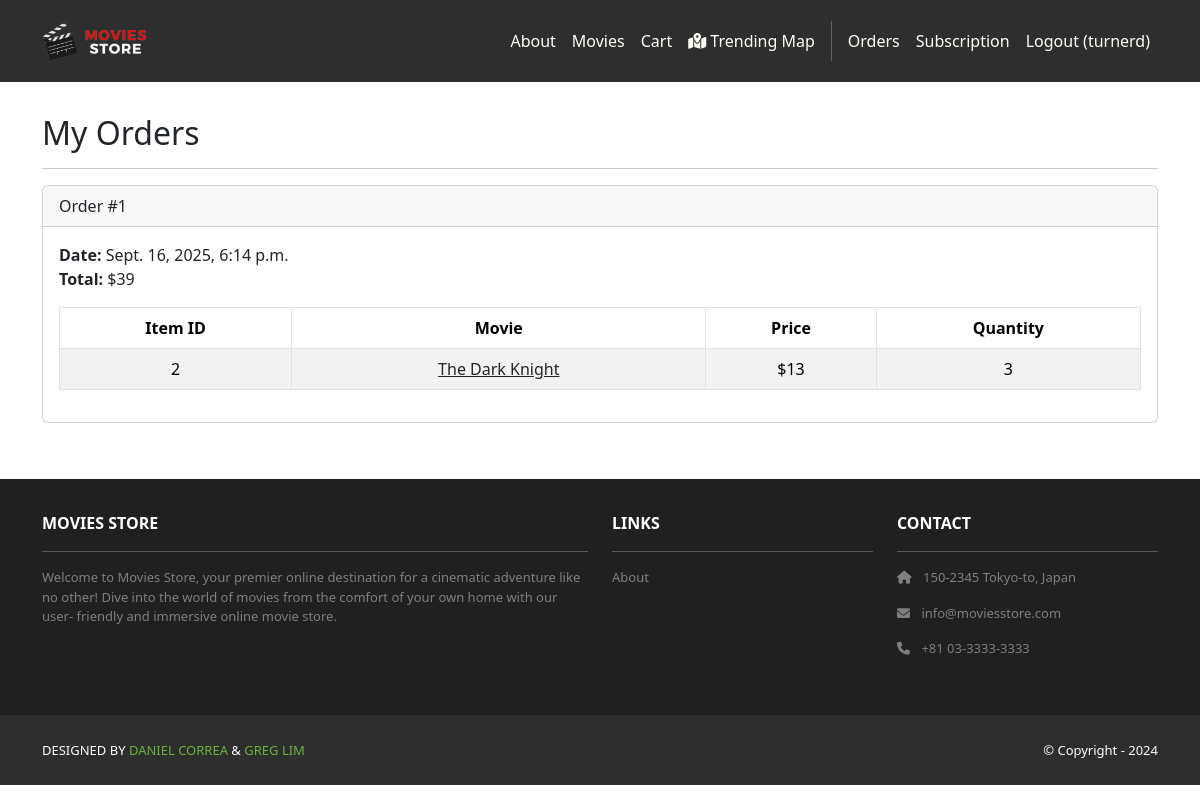
The page /accounts/orders/ (signed in) on the database its author committed.
### cart/models.py (models this page shows, shortened)
class Order(models.Model):
    id = models.AutoField(primary_key=True)
    total = models.IntegerField()
    date = models.DateTimeField(auto_now_add=True)
    user = models.ForeignKey(User,
        on_delete=models.CASCADE)
    region = models.CharField(max_length=100, blank=True, null=True)
    latitude = models.FloatField(blank=True, null=True)
    longitude = models.FloatField(blank=True, null=True)

class Item(models.Model):
    id = models.AutoField(primary_key=True)
    price = models.IntegerField()
    quantity = models.IntegerField()
    order = models.ForeignKey(Order,
        on_delete=models.CASCADE)
    movie = models.ForeignKey(Movie,
        on_delete=models.CASCADE)

### movies/models.py (models this page shows, shortened)
class Movie(models.Model):
    id = models.AutoField(primary_key=True)
    name = models.CharField(max_length=255)
    price = models.IntegerField()
    description = models.TextField()
    image = models.ImageField(upload_to='movie_images/')

### accounts/views.py (the view)
# urls.py: path('orders/', views.orders, name='accounts.orders'),
@login_required
def orders(request):
    template_data = {}
    template_data['title'] = 'Orders'
    template_data['orders'] = request.user.order_set.all()
    return render(request, 'accounts/orders.html',
        {'template_data': template_data})

### accounts/templates/accounts/orders.html
{% extends 'base.html' %}
{% block content %}
<div class="p-3">
  <div class="container">
    <div class="row mt-3">
      <div class="col mx-auto mb-3">
        <h2>My Orders</h2>
        <hr />
        {% for order in template_data.orders %}
        <div class="card mb-4">
          <div class="card-header">
            Order #{{ order.id }}
          </div>
          <div class="card-body">
            <b>Date:</b> {{ order.date }}<br />
            <b>Total:</b> ${{ order.total }}<br />
            <table class="table table-bordered
              table-striped text-center mt-3">
              <thead>
                <tr>
                  <th scope="col">Item ID</th>
                  <th scope="col">Movie</th>
                  <th scope="col">Price</th>
                  <th scope="col">Quantity</th>
                </tr>
              </thead>
              <tbody>
                {% for item in order.item_set.all %}
                <tr>
                  <td>{{ item.movie.id }}</td>
                  <td>
                    <a class="link-dark"
                      href="{% url 'movies.show'
                      id=item.movie.id %}">
                      {{ item.movie.name }}
                    </a>
                  </td>
                  <td>${{ item.movie.price }}</td>
                  <td>{{ item.quantity }}</td>
                </tr>
                {% endfor %}
              </tbody>
            </table>
          </div>
        </div>
        {% endfor %}
      </div>
    </div>
  </div>
</div>
{% endblock content %}

### moviesstore/templates/base.html (shortened to what this page needs)
<!DOCTYPE html>
<html>
    {% load static %}
  <head>
    <link href=
      "https://cdn.jsdelivr.net/npm/bootstrap@5.3.3/dist/css/bootstrap.min.css" rel="stylesheet"
>
    <link rel=
      "stylesheet"  href="https://cdnjs.cloudflare.com/ajax/libs/font-awesome/6.1.1/css/all.min.css">
    <link rel="stylesheet" type="text/css"
        href="{% static 'css/style.css' %}">
  </head>
  <body>
    <nav class="p-3 navbar navbar-dark bg-dark navbar-expand-lg">
 <div class="container">
   <a class="navbar-brand"
      href="{% url 'home.index' %}">
     <img src="{% static 'img/logo.png' %}" alt="logo"
          height="40" />
   </a>
   <div class="collapse navbar-collapse"
        id="navbarNavAltMarkup">
     <div class="navbar-nav ms-auto navbar-ml">
       <a class="nav-link"
          href="{% url 'home.about' %}">About</a>
       <a class="nav-link" href=
          "{% url 'movies.index' %}">Movies</a>
       <a class="nav-link"
          href="{% url 'cart.index' %}">Cart</a>
       {% if user.is_authenticated %}
       <a class="nav-link"
          href="{% url 'cart.map' %}"><i class="fas fa-map-marked-alt"></i> Trending Map</a>
       {% endif %}
          {% if user.is_authenticated %}
       <a class="nav-link"
          href="{% url 'accounts.orders' %}">Orders
        </a>
       <a class="nav-link"
          href="{% url 'accounts.subscription' %}">Subscription
        </a>
       <a class="nav-link"
          href="{% url 'accounts.logout' %}">Logout ({{user.username }})</a>
       {% endif %}
     </div>
   </div>
 </div>
</nav>
    <div>
      {% block content %}
      {% endblock content %}
    </div>
    <section class="p-3 ms-footer d-none d-md-block">
        <div class="container">
          <div class="row mt-3 text-white">
            <div class="col-md-6 col-lg-6 col-xl-6
                 mx-auto mb-4">
              <b>MOVIES STORE</b>
              <hr />
              <p>
                Welcome to Movies Store, your premier online
                destination for a cinematic adventure like no
                other! Dive into the world of movies from the
                comfort of your own home with our user-
                friendly and immersive online movie store.
              </p>
            </div>
            <div class="col-md-3 col-lg-3 col-xl-3
                 mx-auto mb-4">
              <b>LINKS</b>
              <hr />
              <p><a class="nav-link"
                href="{% url 'home.about' %}">
                About
              </a></p>
            </div>
            <div class="col-md-3 col-lg-3 col-xl-3 mx-auto
                 mb-4">
              <b>CONTACT</b>
              <hr />
              <p><i class="fas fa-home me-2"></i>
                150-2345 Tokyo-to, Japan
              </p>
              <p><i class="fas fa-envelope me-2"></i>
                info@moviesstore.com
              </p>
              <p><i class="fas fa-phone me-2"></i>
                +81 03-3333-3333
              </p>
            </div>
          </div>
        </div>
      </section>
      <section class="p-3 ms-footer-bottom bg-dark">
        <div class="container d-flex
             justify-content-between">
          <div class="me-5 text-white">
            <span>DESIGNED BY
              <a href="https://www.x.com/danielgarax"
              target="_blank">DANIEL CORREA</a> &
              <a href="https://www.x.com/greglim81"
              target="_blank">GREG LIM</a>
            </span>
          </div>
          <div class="text-white">
            <span>© Copyright - 2024</span>
          </div>
        </div>
      </section>
  </body>
</html>

### moviesstore/static/css/style.css (style rules this page uses)
.navbar a.nav-link { color: #FFFEF6 !important; }
.bg-dark { background-color: #2E2E2E !important; }
.ms-footer { background-color: #202020; }
.ms-footer p { color: #7F7F7F; font-size: 13px; }
.ms-footer-bottom span { font-size: 13px; line-height: 38px; }
.ms-footer-bottom a { color: #6ab43e; text-decoration: none; }

### rows shown on the page
Order: id "1", date "Sept. 16, 2025, 6:14 p.m.", total "39"
Item: movie.id "2", movie.name "The Dark Knight", movie.price "13", quantity "3"

### other values the page prints
{{ user.username }} "turnerd"
